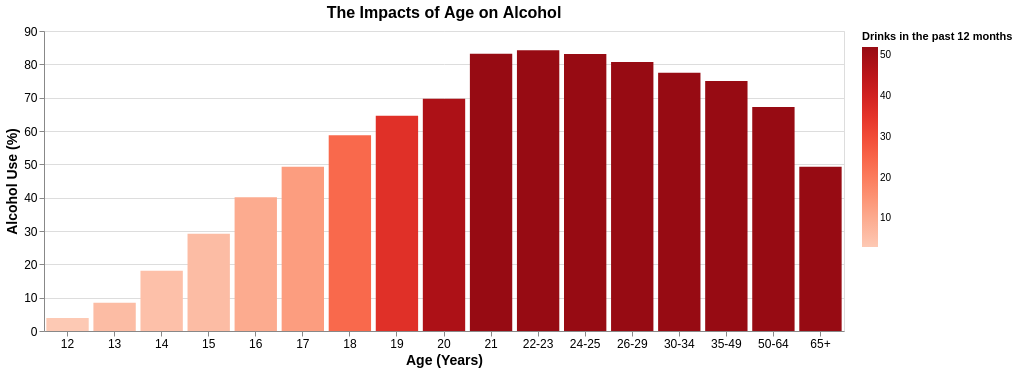

Notebook code for this chart:
### Code cell
#lets examine the relationship between alcohol use and age
AgeAlcohol = alt.Chart(data).encode(
x = alt.X('age',title = 'Age (Years)',axis=alt.Axis(labelAngle=0, labelFontSize=12, titleFontSize=14)),
y = alt.Y('alcohol_use', title = 'Alcohol Use (%)',axis=alt.Axis(labelAngle=0, labelFontSize=12, titleFontSize=14)),
color = alt.Color('alcohol_frequency',title = 'Drinks in the past 12 months', scale = alt.Scale(scheme = 'reds')),
tooltip = ['age','alcohol_use','alcohol_frequency'])

AgeAlcohol.mark_bar().properties(width = 800, height = 300, title = {'text':'The Impacts of Age on Alcohol', 'fontSize':16}).interactive()

### Figure 1 — Vega-Lite specification as saved in the notebook (floating-point values rounded to 4 significant figures)
{"config": {"view": {"continuousWidth": 300, "continuousHeight": 300}}, "data": {"name": "data-e4294b6aa3051d35c736dcfaa76594c2"}, "mark": {"type": "bar"}, "encoding": {"color": {"field": "alcohol_frequency", "scale": {"scheme": "reds"}, "title": "Drinks in the past 12 months", "type": "quantitative"}, "tooltip": [{"field": "age", "type": "nominal"}, {"field": "alcohol_use", "type": "quantitative"}, {"field": "alcohol_frequency", "type": "quantitative"}], "x": {"axis": {"labelAngle": 0, "labelFontSize": 12, "titleFontSize": 14}, "field": "age", "title": "Age (Years)", "type": "nominal"}, "y": {"axis": {"labelAngle": 0, "labelFontSize": 12, "titleFontSize": 14}, "field": "alcohol_use", "title": "Alcohol Use (%)", "type": "quantitative"}}, "height": 300, "params": [{"name": "param_1e9efca18e7a2868", "select": {"type": "interval", "encodings": ["x", "y"]}, "bind": "scales"}], "title": {"text": "The Impacts of Age on Alcohol", "fontSize": 16}, "width": 800, "$schema": "https://vega.github.io/schema/vega-lite/v6.4.1.json", "datasets": {"data-e4294b6aa3051d35c736dcfaa76594c2": [{"age": "12", "n": 2798, "alcohol_use": 3.9, "alcohol_frequency": 3.0, "marijuana_use": 1.1, "marijuana_frequency": 4.0, "cocaine_use": 0.1, "cocaine_frequency": "5.0", "crack_use": 0.0, "crack_frequency": "-", "heroin_use": 0.1, "heroin_frequency": "35.5", "hallucinogen_use": 0.2, "hallucinogen_frequency": 52.0, "inhalant_use": 1.6, "inhalant_frequency": "19.0", "pain_releiver_use": 2.0, "pain_releiver_frequency": 36.0, "oxycontin_use": 0.1, "oxycontin_frequency": "24.5", "tranquilizer_use": 0.2, "tranquilizer_frequency": 52.0, "stimulant_use": 0.2, "stimulant_frequency": 2.0, "meth_use": 0.0, "meth_frequency": "-", "sedative_use": 0.2, "sedative_frequency": 13.0}, {"age": "13", "n": 2757, "alcohol_use": 8.5, "alcohol_frequency": 6.0, "marijuana_use": 3.4, "marijuana_frequency": 15.0, "cocaine_use": 0.1, "cocaine_frequency": "1.0", "crack_use": 0.0, "crack_frequency": "3.0", "heroin_use": 0.0, "heroin_frequency": "-", "hallucinogen_use": 0.6, "hallucinogen_frequency": 6.0, "inhalant_use": 2.5, "inhalant_frequency": "12.0", "pain_releiver_use": 2.4, "pain_releiver_frequency": 14.0, "oxycontin_use": 0.1, "oxycontin_frequency": "41.0", "tranquilizer_use": 0.3, "tranquilizer_frequency": 25.5, "stimulant_use": 0.3, "stimulant_frequency": 4.0, "meth_use": 0.1, "meth_frequency": "5.0", "sedative_use": 0.1, "sedative_frequency": 19.0}, {"age": "14", "n": 2792, "alcohol_use": 18.1, "alcohol_frequency": 5.0, "marijuana_use": 8.7, "marijuana_frequency": 24.0, "cocaine_use": 0.1, "cocaine_frequency": "5.5", "crack_use": 0.0, "crack_frequency": "-", "heroin_use": 0.1, "heroin_frequency": "2.0", "hallucinogen_use": 1.6, "hallucinogen_frequency": 3.0, "inhalant_use": 2.6, "inhalant_frequency": "5.0", "pain_releiver_use": 3.9, "pain_releiver_frequency": 12.0, "oxycontin_use": 0.4, "oxycontin_frequency": "4.5", "tranquilizer_use": 0.9, "tranquilizer_frequency": 5.0, "stimulant_use": 0.8, "stimulant_frequency": 12.0, "meth_use": 0.1, "meth_frequency": "24.0", "sedative_use": 0.2, "sedative_frequency": 16.5}, {"age": "15", "n": 2956, "alcohol_use": 29.2, "alcohol_frequency": 6.0, "marijuana_use": 14.5, "marijuana_frequency": 25.0, "cocaine_use": 0.5, "cocaine_frequency": "4.0", "crack_use": 0.1, "crack_frequency": "9.5", "heroin_use": 0.2, "heroin_frequency": "1.0", "hallucinogen_use": 2.1, "hallucinogen_frequency": 4.0, "inhalant_use": 2.5, "inhalant_frequency": "5.5", "pain_releiver_use": 5.5, "pain_releiver_frequency": 10.0, "oxycontin_use": 0.8, "oxycontin_frequency": "3.0", "tranquilizer_use": 2.0, "tranquilizer_frequency": 4.5, "stimulant_use": 1.5, "stimulant_frequency": 6.0, "meth_use": 0.3, "meth_frequency": "10.5", "sedative_use": 0.4, "sedative_frequency": 30.0}, {"age": "16", "n": 3058, "alcohol_use": 40.1, "alcohol_frequency": 10.0, "marijuana_use": 22.5, "marijuana_frequency": 30.0, "cocaine_use": 1.0, "cocaine_frequency": "7.0", "crack_use": 0.0, "crack_frequency": "1.0", "heroin_use": 0.1, "heroin_frequency": "66.5", "hallucinogen_use": 3.4, "hallucinogen_frequency": 3.0, "inhalant_use": 3.0, "inhalant_frequency": "3.0", "pain_releiver_use": 6.2, "pain_releiver_frequency": 7.0, "oxycontin_use": 1.1, "oxycontin_frequency": "4.0", "tranquilizer_use": 2.4, "tranquilizer_frequency": 11.0, "stimulant_use": 1.8, "stimulant_frequency": 9.5, "meth_use": 0.3, "meth_frequency": "36.0", "sedative_use": 0.2, "sedative_frequency": 3.0}, {"age": "17", "n": 3038, "alcohol_use": 49.3, "alcohol_frequency": 13.0, "marijuana_use": 28.0, "marijuana_frequency": 36.0, "cocaine_use": 2.0, "cocaine_frequency": "5.0", "crack_use": 0.1, "crack_frequency": "21.0", "heroin_use": 0.1, "heroin_frequency": "64.0", "hallucinogen_use": 4.8, "hallucinogen_frequency": 3.0, "inhalant_use": 2.0, "inhalant_frequency": "4.0", "pain_releiver_use": 8.5, "pain_releiver_frequency": 9.0, "oxycontin_use": 1.4, "oxycontin_frequency": "6.0", "tranquilizer_use": 3.5, "tranquilizer_frequency": 7.0, "stimulant_use": 2.8, "stimulant_frequency": 9.0, "meth_use": 0.6, "meth_frequency": "48.0", "sedative_use": 0.5, "sedative_frequency": 6.5}, {"age": "18", "n": 2469, "alcohol_use": 58.7, "alcohol_frequency": 24.0, "marijuana_use": 33.7, "marijuana_frequency": 52.0, "cocaine_use": 3.2, "cocaine_frequency": "5.0", "crack_use": 0.4, "crack_frequency": "10.0", "heroin_use": 0.4, "heroin_frequency": "46.0", "hallucinogen_use": 7.0, "hallucinogen_frequency": 4.0, "inhalant_use": 1.8, "inhalant_frequency": "4.0", "pain_releiver_use": 9.2, "pain_releiver_frequency": 12.0, "oxycontin_use": 1.7, "oxycontin_frequency": "7.0", "tranquilizer_use": 4.9, "tranquilizer_frequency": 12.0, "stimulant_use": 3.0, "stimulant_frequency": 8.0, "meth_use": 0.5, "meth_frequency": "12.0", "sedative_use": 0.4, "sedative_frequency": 10.0}, {"age": "19", "n": 2223, "alcohol_use": 64.6, "alcohol_frequency": 36.0, "marijuana_use": 33.4, "marijuana_frequency": 60.0, "cocaine_use": 4.1, "cocaine_frequency": "5.5", "crack_use": 0.5, "crack_frequency": "2.0", "heroin_use": 0.5, "heroin_frequency": "180.0", "hallucinogen_use": 8.6, "hallucinogen_frequency": 3.0, "inhalant_use": 1.4, "inhalant_frequency": "3.0", "pain_releiver_use": 9.4, "pain_releiver_frequency": 12.0, "oxycontin_use": 1.5, "oxycontin_frequency": "7.5", "tranquilizer_use": 4.2, "tranquilizer_frequency": 4.5, "stimulant_use": 3.3, "stimulant_frequency": 6.0, "meth_use": 0.4, "meth_frequency": "105.0", "sedative_use": 0.3, "sedative_frequency": 6.0}, {"age": "20", "n": 2271, "alcohol_use": 69.7, "alcohol_frequency": 48.0, "marijuana_use": 34.0, "marijuana_frequency": 60.0, "cocaine_use": 4.9, "cocaine_frequency": "8.0", "crack_use": 0.6, "crack_frequency": "5.0", "heroin_use": 0.9, "heroin_frequency": "45.0", "hallucinogen_use": 7.4, "hallucinogen_frequency": 2.0, "inhalant_use": 1.5, "inhalant_frequency": "4.0", "pain_releiver_use": 10.0, "pain_releiver_frequency": 10.0, "oxycontin_use": 1.7, "oxycontin_frequency": "12.0", "tranquilizer_use": 5.4, "tranquilizer_frequency": 10.0, "stimulant_use": 4.0, "stimulant_frequency": 12.0, "meth_use": 0.9, "meth_frequency": "12.0", "sedative_use": 0.5, "sedative_frequency": 4.0}, {"age": "21", "n": 2354, "alcohol_use": 83.2, "alcohol_frequency": 52.0, "marijuana_use": 33.0, "marijuana_frequency": 52.0, "cocaine_use": 4.8, "cocaine_frequency": "5.0", "crack_use": 0.5, "crack_frequency": "17.0", "heroin_use": 0.6, "heroin_frequency": "30.0", "hallucinogen_use": 6.3, "hallucinogen_frequency": 4.0, "inhalant_use": 1.4, "inhalant_frequency": "2.0", "pain_releiver_use": 9.0, "pain_releiver_frequency": 15.0, "oxycontin_use": 1.3, "oxycontin_frequency": "13.5", "tranquilizer_use": 3.9, "tranquilizer_frequency": 7.0, "stimulant_use": 4.1, "stimulant_frequency": 10.0, "meth_use": 0.6, "meth_frequency": "2.0", "sedative_use": 0.3, "sedative_frequency": 9.0}, {"age": "22-23", "n": 4707, "alcohol_use": 84.2, "alcohol_frequency": 52.0, "marijuana_use": 28.4, "marijuana_frequency": 52.0, "cocaine_use": 4.5, "cocaine_frequency": "5.0", "crack_use": 0.5, "crack_frequency": "5.0", "heroin_use": 1.1, "heroin_frequency": "57.5", "hallucinogen_use": 5.2, "hallucinogen_frequency": 3.0, "inhalant_use": 1.0, "inhalant_frequency": "4.0", "pain_releiver_use": 10.0, "pain_releiver_frequency": 15.0, "oxycontin_use": 1.7, "oxycontin_frequency": "17.5", "tranquilizer_use": 4.4, "tranquilizer_frequency": 12.0, "stimulant_use": 3.6, "stimulant_frequency": 10.0, "meth_use": 0.6, "meth_frequency": "46.0", "sedative_use": 0.2, "sedative_frequency": 52.0}, {"age": "24-25", "n": 4591, "alcohol_use": 83.1, "alcohol_frequency": 52.0, "marijuana_use": 24.9, "marijuana_frequency": 60.0, "cocaine_use": 4.0, "cocaine_frequency": "6.0", "crack_use": 0.5, "crack_frequency": "6.0", "heroin_use": 0.7, "heroin_frequency": "88.0", "hallucinogen_use": 4.5, "hallucinogen_frequency": 2.0, "inhalant_use": 0.8, "inhalant_frequency": "2.0", "pain_releiver_use": 9.0, "pain_releiver_frequency": 15.0, "oxycontin_use": 1.3, "oxycontin_frequency": "20.0", "tranquilizer_use": 4.3, "tranquilizer_frequency": 10.0, "stimulant_use": 2.6, "stimulant_frequency": 10.0, "meth_use": 0.7, "meth_frequency": "21.0", "sedative_use": 0.2, "sedative_frequency": 17.5}, {"age": "26-29", "n": 2628, "alcohol_use": 80.7, "alcohol_frequency": 52.0, "marijuana_use": 20.8, "marijuana_frequency": 52.0, "cocaine_use": 3.2, "cocaine_frequency": "5.0", "crack_use": 0.4, "crack_frequency": "6.0", "heroin_use": 0.6, "heroin_frequency": "50.0", "hallucinogen_use": 3.2, "hallucinogen_frequency": 3.0, "inhalant_use": 0.6, "inhalant_frequency": "4.0", "pain_releiver_use": 8.3, "pain_releiver_frequency": 13.0, "oxycontin_use": 1.2, "oxycontin_frequency": "13.5", "tranquilizer_use": 4.2, "tranquilizer_frequency": 10.0, "stimulant_use": 2.3, "stimulant_frequency": 7.0, "meth_use": 0.6, "meth_frequency": "30.0", "sedative_use": 0.4, "sedative_frequency": 4.0}, {"age": "30-34", "n": 2864, "alcohol_use": 77.5, "alcohol_frequency": 52.0, "marijuana_use": 16.4, "marijuana_frequency": 72.0, "cocaine_use": 2.1, "cocaine_frequency": "8.0", "crack_use": 0.5, "crack_frequency": "15.0", "heroin_use": 0.4, "heroin_frequency": "66.0", "hallucinogen_use": 1.8, "hallucinogen_frequency": 2.0, "inhalant_use": 0.4, "inhalant_frequency": "3.5", "pain_releiver_use": 5.9, "pain_releiver_frequency": 22.0, "oxycontin_use": 0.9, "oxycontin_frequency": "46.0", "tranquilizer_use": 3.6, "tranquilizer_frequency": 8.0, "stimulant_use": 1.4, "stimulant_frequency": 12.0, "meth_use": 0.4, "meth_frequency": "54.0", "sedative_use": 0.4, "sedative_frequency": 10.0}, {"age": "35-49", "n": 7391, "alcohol_use": 75.0, "alcohol_frequency": 52.0, "marijuana_use": 10.4, "marijuana_frequency": 48.0, "cocaine_use": 1.5, "cocaine_frequency": "15.0", "crack_use": 0.5, "crack_frequency": "48.0", "heroin_use": 0.1, "heroin_frequency": "280.0", "hallucinogen_use": 0.6, "hallucinogen_frequency": 3.0, "inhalant_use": 0.3, "inhalant_frequency": "10.0", "pain_releiver_use": 4.2, "pain_releiver_frequency": 12.0, "oxycontin_use": 0.3, "oxycontin_frequency": "12.0", "tranquilizer_use": 1.9, "tranquilizer_frequency": 6.0, "stimulant_use": 0.6, "stimulant_frequency": 24.0, "meth_use": 0.2, "meth_frequency": "104.0", "sedative_use": 0.3, "sedative_frequency": 10.0}, {"age": "50-64", "n": 3923, "alcohol_use": 67.2, "alcohol_frequency": 52.0, "marijuana_use": 7.3, "marijuana_frequency": 52.0, "cocaine_use": 0.9, "cocaine_frequency": "36.0", "crack_use": 0.4, "crack_frequency": "62.0", "heroin_use": 0.1, "heroin_frequency": "41.0", "hallucinogen_use": 0.3, "hallucinogen_frequency": 44.0, "inhalant_use": 0.2, "inhalant_frequency": "13.5", "pain_releiver_use": 2.5, "pain_releiver_frequency": 12.0, "oxycontin_use": 0.4, "oxycontin_frequency": "5.0", "tranquilizer_use": 1.4, "tranquilizer_frequency": 10.0, "stimulant_use": 0.3, "stimulant_frequency": 24.0, "meth_use": 0.2, "meth_frequency": "30.0", "sedative_use": 0.2, "sedative_frequency": 104.0}, {"age": "65+", "n": 2448, "alcohol_use": 49.3, "alcohol_frequency": 52.0, "marijuana_use": 1.2, "marijuana_frequency": 36.0, "cocaine_use": 0.0, "cocaine_frequency": "-", "crack_use": 0.0, "crack_frequency": "-", "heroin_use": 0.0, "heroin_frequency": "120.0", "hallucinogen_use": 0.1, "hallucinogen_frequency": 2.0, "inhalant_use": 0.0, "inhalant_frequency": "-", "pain_releiver_use": 0.6, "pain_releiver_frequency": 24.0, "oxycontin_use": 0.0, "oxycontin_frequency": "-", "tranquilizer_use": 0.2, "tranquilizer_frequency": 5.0, "stimulant_use": 0.0, "stimulant_frequency": 364.0, "meth_use": 0.0, "meth_frequency": "-", "sedative_use": 0.0, "sedative_frequency": 15.0}]}}
